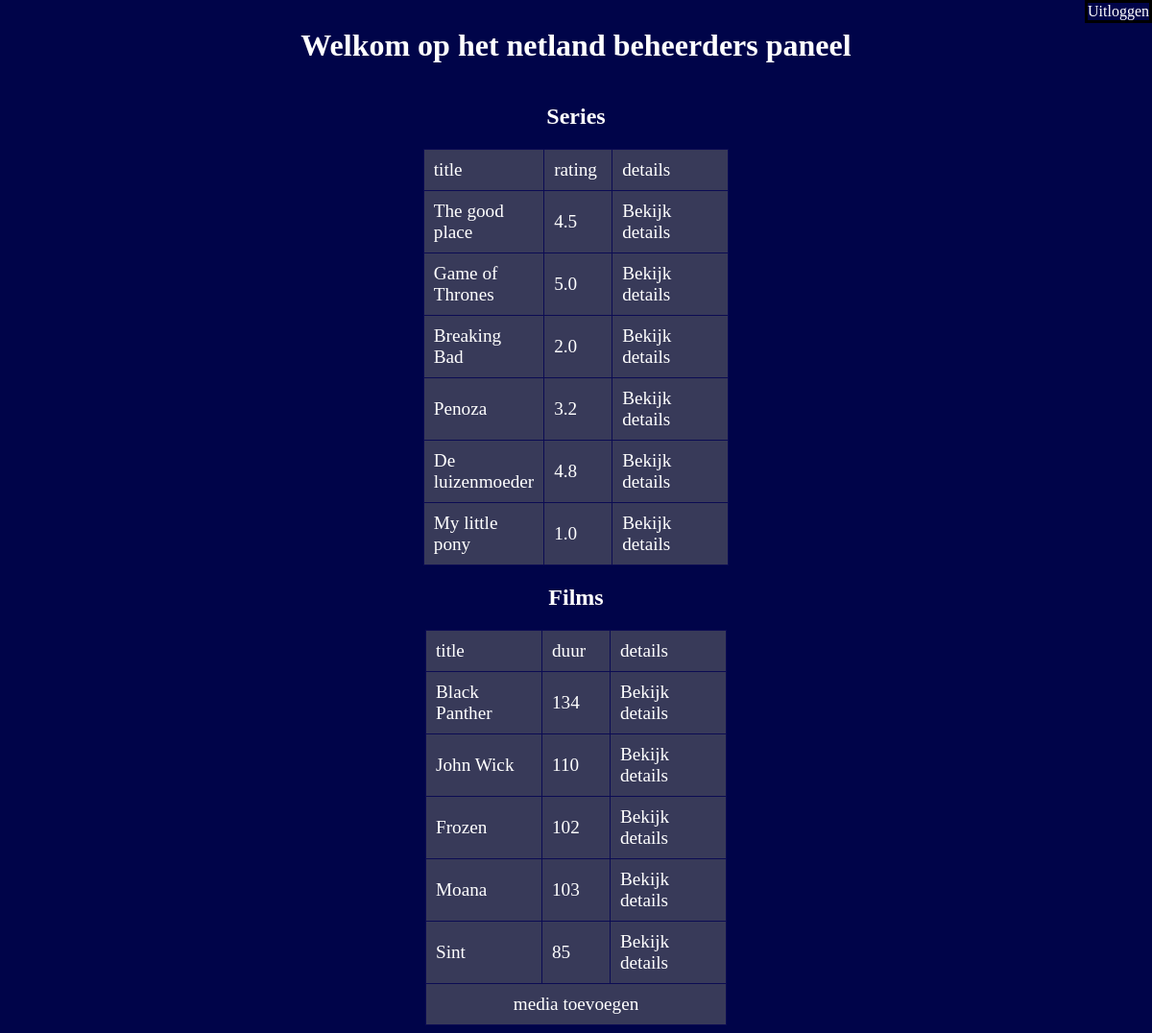
/index.php (signed in), run on the app's committed database.
### tables this page shows
CREATE TABLE `media` (
	id MEDIUMINT NOT NULL AUTO_INCREMENT PRIMARY KEY,
    title VARCHAR(100)  NULL,
    rating DECIMAL(2,1) NULL,
    summary TEXT  NULL,
    has_won_awards INT  NULL,
    seasons INT   ,
    country VARCHAR(5)  NULL,
    spoken_in_language ENUM('NL', 'EN') NULL,
    length_in_minutes INTEGER NULL,
    released_at DATE NULL,
    youtube_trailer_id VARCHAR(20)NULL,
    soort ENUM('films', 'series') NOT NULL
);

### index.php (the view, shortened to what this page needs)
<?php
include "db_connectie.php";
if (isset($_GET['seriesordedby'])) {
    $Link1 = '&seriesordedby=rating';
    $query = $pdo->query('SELECT * FROM media WHERE soort = "series" ORDER BY rating DESC;');
} else {
    $Link1 = '';
    $query = $pdo->query('SELECT * FROM media WHERE soort = "series"');
}
if (isset($_GET['moviesorderdby'])) {
    $Link2 = '&moviesorderdby=duur';
    $query2 = $pdo->query('SELECT id, title, length_in_minutes, soort FROM media ORDER BY length_in_minutes DESC');
} else {
    $Link2 = '';
    $query2 = $pdo->query('SELECT * FROM media WHERE soort = "films"');
}
$result = $query->fetchAll(PDO::FETCH_ASSOC);
$result2 = $query2->fetchAll(PDO::FETCH_ASSOC);
?>
<html>
<!DOCTYPE html>
<html lang="en">
<head>
    <link rel="stylesheet" type="text/css" href="style.css">
</head>
<body>
    <h1>Welkom op het netland beheerders paneel</h1>
    <a href="logout.php" class="uitloggen">Uitloggen</a>
    <h2>Series</h2>
    <?php
    echo "<table><tr><td class='text'>title</td><td class='number'><a href='?seriesordedby=rating" . $Link2 . "'>rating</a></td><td class='text'>details</td></tr>";
    foreach ($result as $key => $value) {
        $id = $value['id'];
        $title = $value['title'];
        $rating = $value['rating'];
        echo "<tr><td class='text'>$title</td><td class='number'>$rating</td><td class='text'><a href='detail.php?id=$id'> Bekijk details</a></td></tr>";
    }
    ?>
    </table>
    <h2>Films</h2>
    <?php
    echo "<table><tr><td class='text'>title</td><td class='number'><a href='?moviesorderdby=duur" . $Link1 . "'>duur</a></td><td class='text'>details</td></tr>";
    foreach ($result2 as $key => $value) {
        $id = $value['id'];
        $title = $value['title'];
        $duur = $value['length_in_minutes'];
        echo "<tr><td class='text'>$title</td><td class='number'>$duur</td><td class='text'><a href='detail.php?id=$id'> Bekijk details</a></td></tr>";
    }
    echo "<td colspan='3' class='text toevoegen'><a href='insert.php'>media toevoegen</a></td></tr>";
    ?>
    </table>
</body>
</html>

### style.css (style rules this page uses)
.uitloggen { position: absolute; top: 0; right: 0; border: solid black; color: solid red; }
table, th, td { border: 1px solid rgb(11, 11, 83); border-collapse: collapse; }
th, td { padding: 10px; }
table { align-items: center; font-size: larger; background-color: rgba(104, 104, 104, 0.54); }
.text { width: 100px; }
.number { width: 50px; }
body { background-color: #000449; text-align: center; color: white; display: flex; flex-direction: column; align-items: center; }
a { color: white; text-decoration: none; }
.toevoegen { text-align: center; }

### data on the page
media: title "The good place", rating "4.5"
media: title "Game of Thrones", rating "5.0"
media: title "Breaking Bad", rating "2.0"
media: title "Penoza", rating "3.2"
media: title "De luizenmoeder", rating "4.8"
media: title "My little pony", rating "1.0"
media: title "Black Panther", length_in_minutes "134"
media: title "John Wick", length_in_minutes "110"
media: title "Frozen", length_in_minutes "102"
media: title "Moana", length_in_minutes "103"
media: title "Sint", length_in_minutes "85"
